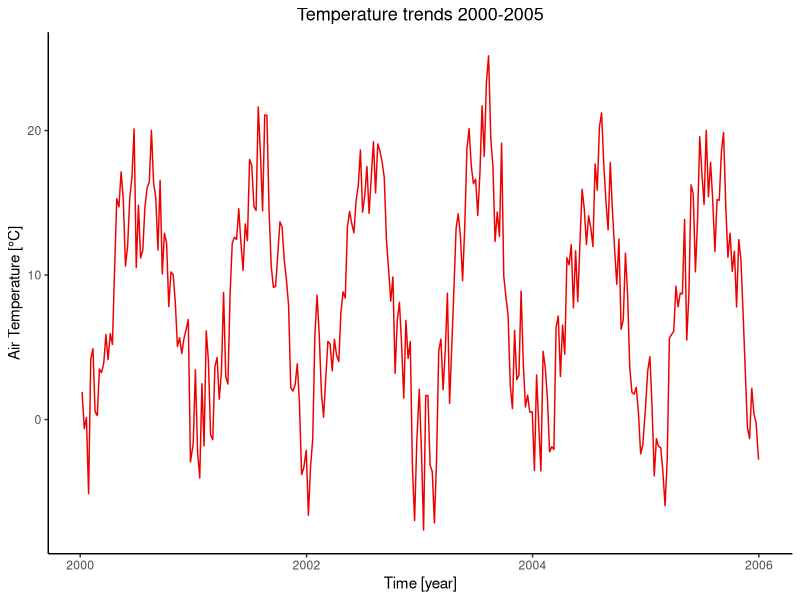
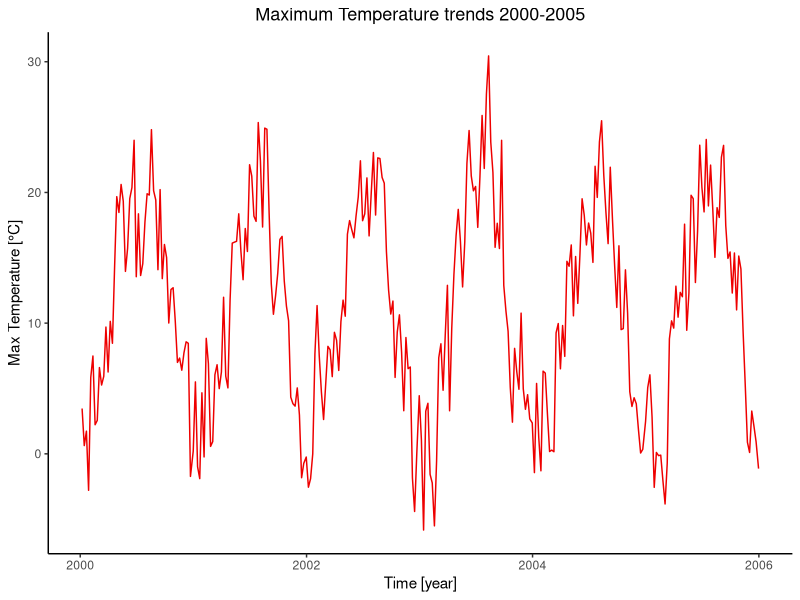
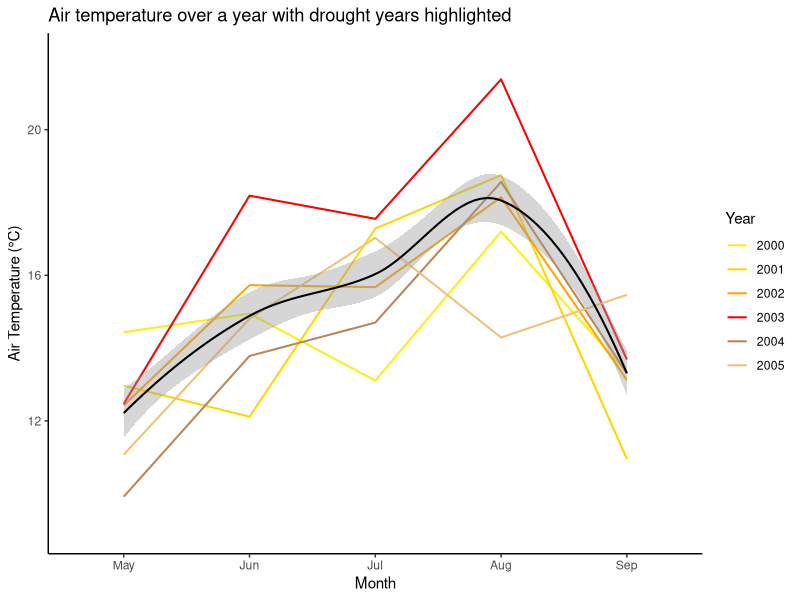
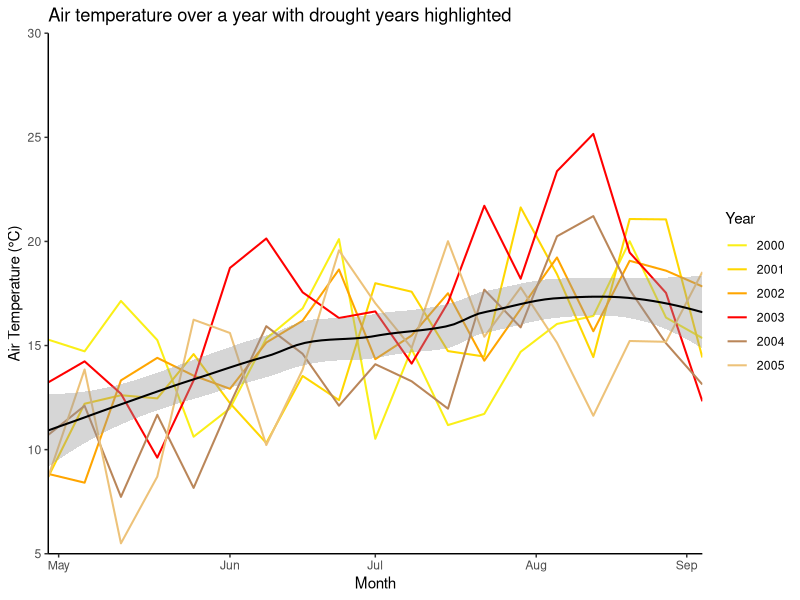
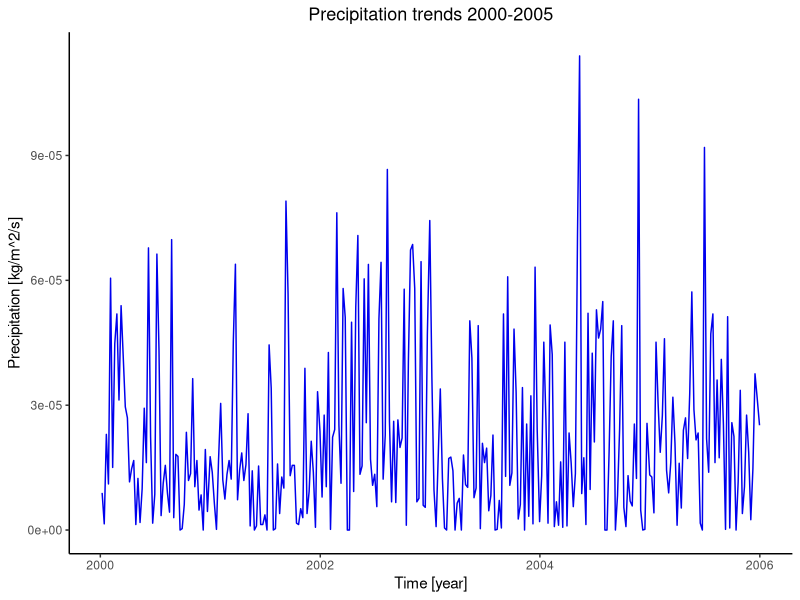

Generate these figures, in order, with R: (Note: this script raises an error after producing the figures.)
####### Anomalies plotted #######
### Amended/final code script ###
### Tegan Williams March 2024 ###

#### Data loading & wrangling ####

# Libraries (required packages for data wrangling)
install.packages('tidyverse')
install.packages('tidyr')
install.packages('RColorBrewer')

library(dplyr)
library(tidyverse)
library(ggplot2) 

# Load Meteorological Data
met_data <- read.csv("Data/DE-Hai-2000-2020-weekly_timeseries_metSM.csv", header = TRUE)
obs_data <- read.csv("Data/DE-Hai-2000-2020-weekly_timeseries_obs.csv", header = TRUE)
sm_data <- read.csv("Data/DE-Hai-2000-2020-weekly_timeseries_metSM.csv", header= TRUE)
climate_data <- read.csv("Data/DE-Hai_FLUXNET2015_DD_1989-2020_met.csv")

# Delete 2021 data from Met data set since only NA values (-9999)
rows_to_delete <- c(1093:1144)
met_data <- met_data[-rows_to_delete, ]

# Create new column for year, months and full dates 
rows_per_year <- 52
met_data$year <- rep(2000:2020, each = rows_per_year)
met_data$full_date <- as.Date(paste0(met_data$year, "-", met_data$doy), format = "%Y-%j")
met_data <- met_data %>%
  mutate(month = month(full_date, label = TRUE))

# Now filter datasets for fewer years
met_data$year <- as.numeric(met_data$year)
met2000to2005 <- met_data[met_data$year >= 2000 & met_data$year <= 2005, ]
met2015to2020 <- met_data[met_data$year >= 2015 & met_data$year <= 2020, ]

met2003 <- met_data[met_data$year >= 2003 & met_data$year <= 2003, ]
met2018 <- met_data[met_data$year >= 2018 & met_data$year <= 2018, ]

#### Plots of raw Meteorological data time series ####

# Air Temperature over Time for 2000 to 2005
ggplot(met2000to2005, aes(x = full_date, y = airt_C)) +
  geom_line(colour="red2") +
  theme(legend.position = "bottom", panel.background = element_blank(), axis.line = element_line(colour = "black")) + 
  labs(title="Temperature trends 2000-2005") + 
  theme(plot.title=element_text(size=13, hjust=0.5)) + # Title size and position
  xlab("Time [year]") + 
  ylab("Air Temperature [°C]")

# Max Air Temperature over Time for 2000-2005 --> EXACTLY THE SAME TRENDS
ggplot(met2000to2005, aes(x = full_date, y = maxt_C)) +
  geom_line(colour="red2") +
  theme(legend.position = "bottom", panel.background = element_blank(), axis.line = element_line(colour = "black")) + 
  labs(title="Maximum Temperature trends 2000-2005") + 
  theme(plot.title=element_text(size=13, hjust=0.5)) + 
  xlab("Time [year]") + 
  ylab("Max Temperature [°C]")



# plotting T over time for 5 consecutive years e.g., 2000-2005, to show the difference during drought years 
# plus add the 30-year mean temperature as well!
avg_monthly_temp <- met_data %>%
  group_by(year, month) %>%
  summarise(monthlyT = mean(airt_C, na.rm = TRUE))

avg_monthly_temp$year <- as.numeric(avg_monthly_temp$year)
avg_monthly_temp_05 <- avg_monthly_temp[avg_monthly_temp$year >= 2000 & avg_monthly_temp$year <= 2005, ]
avg_monthly_temp_20 <- avg_monthly_temp[avg_monthly_temp$year >= 2015 & avg_monthly_temp$year <= 2020, ]

met_data_with_avg_temp_05 <- left_join(met2000to2005, avg_monthly_temp_05, by = c("year", "month"))

ggplot(met_data_with_avg_temp_05, aes(x = month, y = monthlyT, colour = as.factor(year), group = year)) +
  geom_line(size = 0.7) +
  geom_smooth(method = 'loess', aes(group=1), colour = "black", size = 0.7) +
  scale_color_manual(values = c("#FAEF17", "#FFD700","#FFA500","red", "#BA8659", "#EDC279")) +
  labs(x = "Month", y = "Air Temperature (°C)", title = "Air temperature over a year with drought years highlighted", colour = "Year") +
  scale_x_discrete(limits = c("May", "Jun", "Jul", "Aug", "Sep")) +
  scale_y_continuous(limits = c(9, 22)) +
  theme(legend.position = "right", panel.background = element_blank(), axis.line = element_line(colour = "black"))

# Using weekly values without the mean monthly 
ggplot(met_data_with_avg_temp_05, aes(x = doy, y = airt_C, colour = as.factor(year), group = year)) +
  geom_line(size = 0.7) +
  geom_smooth(method = 'loess', aes(group=1), colour = "black", size = 0.7) +
  scale_color_manual(values = c("#FAEF17", "#FFD700","#FFA500","red", "#BA8659", "#EDC279")) +
  labs(x = "Month", y = "Air Temperature (°C)", title = "Air temperature over a year with drought years highlighted", colour = "Year") +
  scale_x_continuous(breaks = c(121, 154, 182, 213, 242), 
                     labels = c("May", "Jun", "Jul", "Aug", "Sep"),
                     expand = c(0, 0),
                     limits = c(119, 245)) +
  scale_y_continuous(expand = c(0, 0),
                     limits = c(5,30)) +
  theme(legend.position = "right", panel.background = element_blank(), axis.line = element_line(colour = "black"))


# Precipitation over Time
ggplot(met2000to2005, aes(x = full_date, y = precip_kgm2s)) +
  geom_line(colour="blue2") +
  theme(legend.position = "bottom", panel.background = element_blank(), axis.line = element_line(colour = "black"), 
        plot.title=element_text(size=13, hjust=0.5)) + # Title size and position
  labs(title="Precipitation trends 2000-2005") + 
  xlab("Time [year]") + 
  ylab("Precipitation [kg/m^2/s]")


#### Temperature Anomalies ####

# Reference period 1989-2020
climate_data <- climate_data %>%
  mutate(TIMESTAMP = as.character(TIMESTAMP),
         year = year(as.Date(TIMESTAMP, format = "%Y%m%d")),
         month = month(as.Date(TIMESTAMP, format = "%Y%m%d")),
         doy = yday(as.Date(TIMESTAMP, format = "%Y%m%d")))

# finding average summer mean max day temperatures

max_temperatures <- aggregate(TA_ERA_DAY ~ year, data = climate_data, FUN = max)
max_temperatures$TA_ERA_DAY <- as.numeric(max_temperatures$TA_ERA_DAY)
mean(max_temperatures$TA_ERA_DAY)

summer_temp_data <- climate_data[climate_data$month %in% c("6", "7", "8"), ]
summer_temp_data <- summer_temp_data %>%
  select("year", "month", "TA_ERA_DAY")
mean_summer_temp <- aggregate(TA_ERA_DAY ~ year, data = summer_temp_data, FUN = mean)

mean(mean_summer_temp$TA_ERA_DAY)



summer_rainfall_data <- climate_data[climate_data$month %in% c("7", "8"), ]
summer_rainfall_data <- summer_rainfall_data %>%
  select("year", "month", "Precip")

# Aggregate the rainfall data by year and calculate the mean rainfall for each year
mean_summer_rainfall <- aggregate(Precip ~ year, data = summer_rainfall_data, FUN = sum)

mean(mean_summer_rainfall$Precip)


# Plotting weekly temperature anomalies over Time

weekly_average_temp_data <- climate_data %>%
  group_by(week = ceiling(as.numeric(doy)/7)) %>%
  summarise(AverageWeeklyMeanT = mean(MeanT, na.rm = TRUE),
            sd = sd(MeanT, na.rm = TRUE))

weekly_temp_data <- climate_data %>%
  group_by(year, week = ceiling(as.numeric(doy)/7)) %>%
  summarise(WeeklyMeanT = mean(MeanT, na.rm = TRUE)) 

  
View(weekly_temp_data)


# find the anomaly values
weekly_temp_merged_data <- merge(weekly_average_temp_data, weekly_temp_data, by = "week", all.x = TRUE)
weekly_temp_merged_data$tempAnomaly <- weekly_temp_merged_data$WeeklyMeanT - weekly_temp_merged_data$AverageWeeklyMeanT
weekly_temp_percentile_90 <- quantile(weekly_temp_merged_data$tempAnomaly, 0.9, na.rm = TRUE)
weekly_temp_percentile_0 <- quantile(weekly_temp_merged_data$tempAnomaly, 0, na.rm = TRUE)
weekly_temp_percentile_95 <- quantile(weekly_temp_merged_data$tempAnomaly, 0.95, na.rm = TRUE)

weekly_temp_anomaly_data <- weekly_temp_merged_data %>%
  filter(tempAnomaly > weekly_temp_percentile_0)
weekly_temp_anomaly_data90 <- weekly_temp_merged_data %>%
  filter(tempAnomaly > weekly_temp_percentile_90)
weekly_temp_anomaly_data95 <- weekly_temp_merged_data %>%
  filter(tempAnomaly > weekly_temp_percentile_95)

min(weekly_temp_anomaly_data95$tempAnomaly)
max(weekly_temp_anomaly_data95$tempAnomaly)

weekly_temp_anomaly_data$year <- as.factor(weekly_temp_anomaly_data$year)
weekly_temp_anomaly_data$week <- as.numeric(weekly_temp_anomaly_data$week)

weekly_temp_merged_data$full_date <- ymd(paste0(weekly_temp_merged_data$year, "-01-07")) + weeks(weekly_temp_merged_data$week - 1)


anomalies1 <- merge(weekly_temp_merged_data, sm_anomaly_data_filtered, by = "full_date")

View(weekly_temp_merged_data)
View(sm_anomaly_data_filtered)

anomalies <- anomalies1 %>%
  select(full_date, week.x, year.x, tempAnomaly, smAnomaly) %>%
  rename(date = full_date, week = week.x, year = year.x) %>%
  filter(year >= 2000 & year <=2005 | year >= 2015 & year <= 2020)
  
anomalies_full <- anomalies1 %>%
  select(full_date, week.x, year.x, tempAnomaly, smAnomaly) %>%
  rename(date = full_date, week = week.x, year = year.x) 

# creating a new column to group into drought vs non-drought years 
# based on their max value (e.g., >6.5 temp anomaly)

# Create new column 'drought_status' and initialise it with 'non-drought'

temp_anomaly_data_summer <- weekly_temp_anomaly_data[weekly_temp_anomaly_data$week >= 18 & weekly_temp_anomaly_data$week <= 36, ]
drought_years <- temp_anomaly_data_summer %>%
  filter(tempAnomaly > 5.2) %>%
  pull(year) %>%
  unique()

temp_drought_years <- temp_anomaly_data_summer%>%
  filter(year %in% c(2003,2018,2019,2020)) %>%
  pull(year) %>%
  unique()

hotyears <- as.data.frame(drought_years)

temp_anomaly_data_summer['Drought_Status'] = '1989-2020'
temp_anomaly_data_summer$Drought_Status[temp_anomaly_data_summer$year %in% temp_drought_years] <- as.character(temp_anomaly_data_summer$year[temp_anomaly_data_summer$year %in% temp_drought_years])
temp_anomaly_data_summer$Drought_Status <- as.factor(temp_anomaly_data_summer$Drought_Status)

min(temp_anomaly_data_summer$tempAnomaly)

palette_anomalies1 <- c("#D6D6D686", "#29B071", "#2C78DB", "#C93402")
palette_anomalies2 <-c("#D6D6D686", "#DB2C95", "#11A0D9", "#8A3FBF")
palette_anomalies3 <- c("#D6D6D686", "#990AFF", "#126DFF", "#FF19AB")
palette_anomalies <- c("#D6D6D686", "#D6A400", "#B80422", "#7362BA", "#3EA85A")

colourblind_palette <- c("#D4D4D4C4","#329FD6", "#C20502", "#9E21C4")

temp_anomaly_plot <- ggplot(temp_anomaly_data_summer, aes(x = week, y = tempAnomaly, colour = Drought_Status, group = year)) +
  geom_line(size = 0.8) +
  geom_hline(yintercept = 0, size = 0.4, colour = "black") +
  geom_hline(yintercept = 4.69, linetype = "dashed", size = 0.7, colour = "#FC6C19BE") +
  # geom_text(aes(x = 35.2, y = -0.4, label = "Norm"), colour = "black") + 
  # geom_text(aes(x = 34, y = 5.2, label = "95th percentile"), colour = "darkorange", size = 3) + 
  labs(title = "",
       x = "Summer months",
       y = "Air temperature anomaly (°C)",
       colour = "Year:") +
  scale_colour_manual(values = palette_anomalies) +
  theme(legend.position = "bottom", panel.background = element_blank(), axis.line = element_line(colour = "black"), 
        plot.title = element_text(size=12, hjust=0.5),
        axis.title = element_text(size=11),
        axis.text = element_text(size=9),
        legend.title = element_text(size = 11, face = "bold", ),
        legend.text = element_text(size = 11),
        plot.margin = margin(1, 1, 1, 1, "cm")) +
  scale_x_continuous(breaks = c(18, 22, 27, 32, 36), 
                     labels = c("May", "Jun", "Jul", "Aug", "Sep"),
                     expand = c(0, 0),
                     limits = c(18, 36)) +
  scale_y_continuous(expand = c(0, 0),
                     limits = c(-6,8))

plot(temp_anomaly_plot)

dev.off()

# Save the plot as a PNG file to GitHub
ggsave("temp_anomaly_plot.png", path = "Plots/Anomalies", plot = temp_anomaly_plot, width = 7, height = 5, dpi = 500)


#### Deep Soil Moisture Anomalies ####

# Reference period 2000-2020
sm_reference_period <- met_data %>%
  filter(year >= 2000 & year <= 2020) %>%
  group_by(doy) %>%
  summarize(smAverage = mean(SWC_3, na.rm = TRUE),
            sd = sd(SWC_3, na.rm = TRUE))

# Merge with the main data
sm_merged_data <- merge(met_data, sm_reference_period, by = "doy", all.x = TRUE)

# Calculate soil moisture anomalies
sm_merged_data$smAnomaly <- sm_merged_data$SWC_3 - sm_merged_data$smAverage
sm_merged_data$weeklysm <- sm_merged_data$SWC_3

# Calculate the 90th percentile of sm anomalies
sm_percentile_95 <- quantile(sm_merged_data$smAnomaly, 0.95, na.rm = TRUE)
sm_percentile_90 <- quantile(sm_merged_data$smAnomaly, 0.9, na.rm = TRUE)
sm_percentile_0 <- quantile(sm_merged_data$smAnomaly, 0, na.rm = TRUE)
sm_percentile_10 <- quantile(sm_merged_data$smAnomaly, 0.1, na.rm = TRUE)

# Filter only values in the upper 90th percentile
sm_anomaly_data <- sm_merged_data %>%
  filter(smAnomaly > sm_percentile_0)

sm_anomaly_data90 <- sm_merged_data %>%
  filter(smAnomaly > sm_percentile_90)

sm_anomaly_data95 <- sm_merged_data %>%
  filter(smAnomaly > sm_percentile_95)

sm_anomaly_data10 <- sm_merged_data %>%
  filter(smAnomaly > sm_percentile_10)

min(sm_anomaly_data95$smAnomaly)

sm_anomaly_data$year <- as.factor(sm_anomaly_data$year)
sm_anomaly_data$doy <- as.numeric(sm_anomaly_data$doy)

sm_anomaly_data$week <- ceiling((sm_anomaly_data$doy - 6) / 7)
View(sm_anomaly_data)

sm_anomaly_data_filtered <- sm_anomaly_data[c("year", "doy", "week", "full_date", "weeklysm", "sd", "smAverage", "smAnomaly")]
sm_anomaly_data_filtered$year <- as.factor(sm_anomaly_data_filtered$year)
sm_anomaly_data_filtered$doy <- as.numeric(sm_anomaly_data_filtered$doy)

# Create new column 'drought_status' and initialise it with 'non-drought'
sm_anomaly_data_summer <- sm_anomaly_data_filtered %>%
  filter(doy %in% c(18:36))

sm_drought_years <- sm_anomaly_data_summer%>%
  filter(year %in% c(2003,2018,2019,2020)) %>%
  pull(year) %>%
  unique()

sm_anomaly_data_summer['Drought_Status'] = '2000-2020'

sm_anomaly_data_summer <- sm_anomaly_data_summer %>%
  mutate(Drought_Status = ifelse(year %in% sm_drought_years, as.character(year), Drought_Status))

sm_anomaly_data_summer$Drought_Status <- as.factor(sm_anomaly_data_summer$Drought_Status)
sm_anomaly_data_summer$year <- as.factor(sm_anomaly_data_summer$year)
sm_anomaly_data_summer$doy <- as.numeric(sm_anomaly_data_summer$doy)
sm_anomaly_data_summer$smAnomaly <- as.numeric(sm_anomaly_data_summer$smAnomaly)

sm_anomaly_data_filtered10 <- sm_anomaly_data_summer %>%
  filter(smAnomaly > sm_percentile_10)

deficit_data <- sm_anomaly_data_summer %>%
  filter(smAnomaly < 0)
drought_threshold <- quantile(deficit_data$smAnomaly, 0.05)
minimum_deficit <- deficit_data %>%
  mutate(Drought_Status = ifelse(smAnomaly < drought_threshold, "Drought", "No Drought"))

drought_threshold95 <- minimum_deficit %>%
  filter(Drought_Status == "Drought")

max(drought_threshold95$smAnomaly)

# threshold for 80th percentile is -8.06
# threshold for 90th percentile is -9.43
# threshold for 95th percentile is -9.93

palette_before <- c("#D4D4D4C4", "#178A86", "#0F5596", "#B51717")

View(sm_anomaly_data_summer)

# Plotting soil moisture anomalies
sm_anomaly_plot <- ggplot(sm_anomaly_data_summer, aes(x = doy, y = smAnomaly, group = year, colour = Drought_Status)) +
  geom_line(size = 0.8) +
  geom_hline(yintercept = 0, size = 0.4, colour = "black") +
  geom_hline(yintercept = -8.06, linetype = "dashed", size = 0.7, colour = "#FC6C19BE") +
  # geom_text(aes(x = 35.1, y = 1, label = "Norm"), colour = "black") + 
  # geom_text(aes(x = 34, y = -7, label = "80th percentile"), colour = "darkorange", size = 3) +  
  labs(title = "",
       x = "Summer months",
       y = "Deep soil moisture anomaly (mm)",
       colour = "Year:") +
  scale_colour_manual(values = palette_anomalies) +
  theme(legend.position = "bottom", panel.background = element_blank(), axis.line = element_line(colour = "black"), 
        plot.title = element_text(size=12, hjust=0.5),
        axis.title = element_text(size=11),
        axis.text = element_text(size=9),
        legend.title = element_text(size = 11, face = "bold", ),
        legend.text = element_text(size = 11),
        plot.margin = margin(1, 1, 1, 1, "cm")) +
  scale_x_continuous(breaks = c(18, 22, 27, 32, 36), 
                     labels = c("May", "Jun", "Jul", "Aug", "Sep"),
                     expand = c(0, 0),
                     limits = c(18, 36)) +
  scale_y_continuous(expand = c(0, 0),
                     limits = c(-15,15))

plot(sm_anomaly_plot)

ggsave("sm_anomaly_plot.png", path = "Plots/Anomalies", plot = sm_anomaly_plot, width = 7, height = 5, dpi = 500)


#### Creating normalised anomaly data for comparison of their effects on gpp


View(sm_merged_data)
View(sm_anomaly_data_filtered)


# save data tables for anomalies
write.csv(temp_anomaly_data_summer, "temp_anomaly_data.csv")
write.csv(sm_anomaly_data_summer, "sm_anomaly_data.csv")

write.csv(anomalies, "anomalies.csv")
write.csv(anomalies_full, "anomalies_full.csv")
write.csv(weekly_temp_merged_data, "temp_anomalies.csv")
write.csv(sm_anomaly_data_filtered, "sm_anomalies.csv")

#### Combined plots ####

library(gridExtra)

(combined_anomaly_plot <- grid.arrange(temp_anomaly_plot, sm_anomaly_plot, nrow = 2, layout_matrix = rbind(c(1, 2)), heights = c(1, 1)))

# Display the combined plot
print(combined_anomaly_plot)

# Save plot

ggsave("combined_anomaly_plot.png", path = "Plots/Anomalies", plot = combined_anomaly_plot, width = 10, height = 8)
